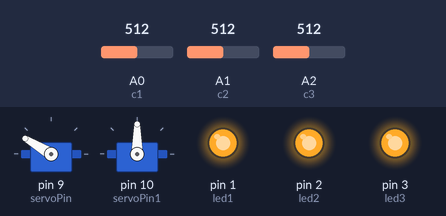
A sketch run on a simulated Arduino Uno, built with avr-gcc and run on an emulated ATmega328P. On the bench: 2 × servo, output pins drawn as LEDs (lit = HIGH). The inputs (shaded band) are chosen by the test bench; at power-on: A0 (c1) = 512, A1 (c2) = 512, A2 (c3) = 512.

Above: at 1.2 s.
1.3 s: A0 (c1) set to 230
4.3 s: A0 (c1) set to 209
At 4.7 s:
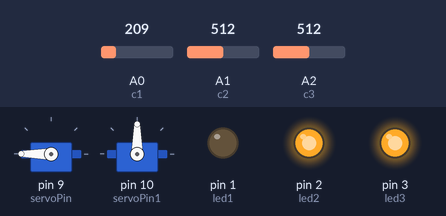
5.8 s: A1 (c2) set to 237
7.3 s: A1 (c2) set to 202
At 8.5 s:
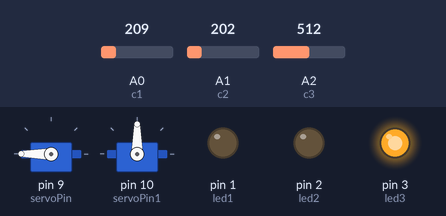
8.8 s: A2 (c3) set to 236
10.3 s: A2 (c3) set to 213
At 10.9 s:
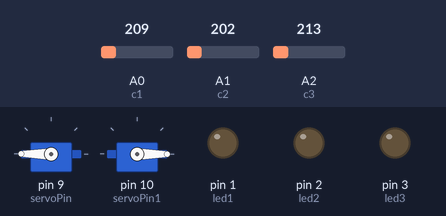
Timing chart, 0 to 12.8 s (numbered marks = the images above; inputs shaded):
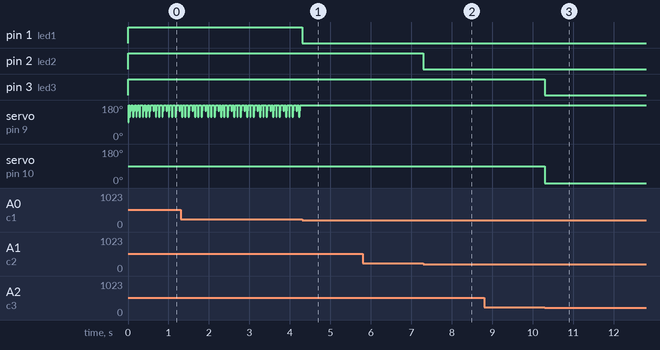

Measured:
- the behaviour switches between 221 and 220 on A0 (c1) (found by bisection; images 0 and 1)
- the behaviour switches between 221 and 220 on A1 (c2) (found by bisection; images 1 and 2)
- the behaviour switches between 221 and 220 on A2 (c3) (found by bisection; images 2 and 3)
- after the input at 4.3 s, pin 1 (led1): HIGH → LOW at once; servo on pin 9 (servoPin): stops changing and stays 180°
- after the input at 5.8 s, every drawn part: stays the same
- after the input at 7.3 s, pin 2 (led2): HIGH → LOW at once
- after the input at 8.8 s, every drawn part: stays the same
- after the input at 10.3 s, pin 3 (led3): HIGH → LOW at once; servo on pin 10 (servoPin1): 90° → 0° at once
- by itself, servo on pin 9 (servoPin): repeats every 0.32 s: 149° 0.01 s, 180° 0.01 s, 179° 0.02 s, 180° 0.02 s, 119° 0.02 s, 180° 0.02 s, 179° 0.02 s, 180° 0.02 s, 119° 0.02 s, 149° 0.02 s, 179° 0.01 s, 180° 0.05 s, 149° 0.02 s, 180° 0.04 s, 119° 0.02 s

The sketch:

2024-04-24.ino
```cpp
#include <Servo.h>
Servo myservo;
Servo myservo2;
int pos=0;
int pos1 = 90;
int pos2 = 0;
int count = 0;
int servoPin=9;
int servoPin1=10;


int c1 = A0;
int c2 = A1;
int c3 = A2;

int led1 = 1;
int led2 = 2;
int led3 = 3;
void setup() {
  pinMode(led1, OUTPUT);
  pinMode(led2, OUTPUT);
  pinMode(led3, OUTPUT);
  pinMode(servoPin,OUTPUT);
  pinMode(servoPin1,OUTPUT);
  myservo.attach(servoPin);
  myservo2.attach(servoPin1);
}

void loop() {
  int cdsVal1 = analogRead(c1);
  int cdsVal2 = analogRead(c2);
  int cdsVal3 = analogRead(c3);


  // Serial.print("c3 =  ");
  // Serial.println(cdsVal3);

  if (cdsVal1 > 220) {
    digitalWrite(led1, HIGH);
  }
  else {
    digitalWrite(led1, LOW);
  }

  if (cdsVal2 > 220) {
    digitalWrite(led2, HIGH);
  }
  else {
    digitalWrite(led2, LOW);
  }

  if (cdsVal3 > 220) {
    digitalWrite(led3, HIGH);

  }
  else {
    digitalWrite(led3, LOW);
  }

  if (digitalRead(led1)==HIGH && digitalRead(led2)==HIGH && digitalRead(led3)==HIGH )
  {
    if (count == 0){
      myservo2.write(pos1);
      count = 1;
    }
    delay(2);
    for (pos = 90; pos <=180; pos+=1)
    {
      myservo.write(pos);
    }
  }
  else if(digitalRead(led1)==LOW && digitalRead(led2)==LOW && digitalRead(led3)==LOW )
  {
    if (count == 1){
      myservo2.write(pos2);
      count = 0;
    }
  }


}


// //서브 모터
// #include <Servo.h>
// Servo myservo;
// int pos=0;
// int servoPin=10;
// void setup() {
//   // put your setup code here, to run once:
//   pinMode(servoPin,OUTPUT);
//   myservo.attach(10);

// }

// void loop() {
//   // put your main code here, to run repeatedly:
//   for (pos = 0; pos <=270; pos+=1)
//   {
//     myservo.write(pos);
//     delay(1);
//   }
//   for (pos = 270; pos >= 0; pos -= 1)
//   {
//     myservo.write(pos);
//     delay(1);
//   }
// }
```
